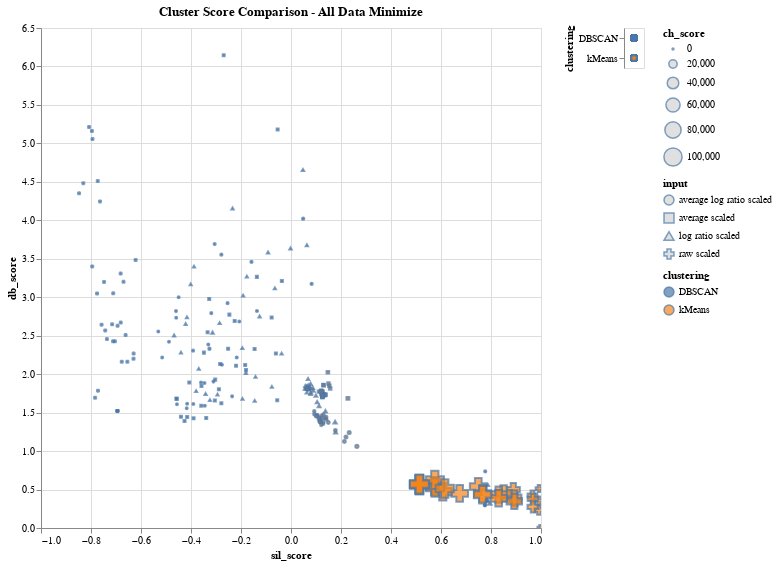

Notebook cell for this chart:
### Markdown cell above
## Altair Visualizations with both DBSCAN and kMeans

### Code cell
# Data: Raw Scaled, Average Scaled, Log Ratio Scaled
data = df_clustering_metrics
domain = ['kMeans', 'DBSCAN']
title = "Cluster Score Comparison - All Data Minimize"

# Minimize position (left corner)
x_axis = 'sil_score:Q'
y_axis ='db_score:Q'
    
# Maximize size and gradient
size = 'ch_score:Q'
gradient = None

plot_comparison_plot(data, domain, title, x_axis, y_axis, size, gradient)

### Figure 1 — Vega-Lite specification as saved in the notebook (floating-point values rounded to 4 significant figures; data arrays with more than 128 entries replaced by an {"elided": "..."} marker saying what was removed)
{"config": {"view": {"continuousWidth": 400, "continuousHeight": 300}}, "hconcat": [{"mark": {"type": "point", "strokeOpacity": 1.0}, "encoding": {"fill": {"condition": {"type": "nominal", "field": "clustering", "selection": "selector216"}, "value": "lightgray"}, "shape": {"type": "nominal", "field": "input"}, "size": {"type": "quantitative", "field": "ch_score"}, "tooltip": [{"type": "nominal", "field": "input"}, {"type": "nominal", "field": "clustering"}, {"type": "nominal", "field": "n_clusters"}, {"type": "quantitative", "field": "sse_score"}, {"type": "quantitative", "field": "db_score"}, {"type": "quantitative", "field": "ch_score"}, {"type": "quantitative", "field": "sil_score"}, {"type": "quantitative", "field": "eps"}, {"type": "quantitative", "field": "min_samples"}], "x": {"type": "quantitative", "field": "sil_score"}, "y": {"type": "quantitative", "field": "db_score"}}, "height": 500, "selection": {"selector217": {"type": "interval", "bind": "scales", "encodings": ["x", "y"]}, "selector216": {"type": "multi", "fields": ["clustering"]}}, "title": "Cluster Score Comparison - All Data Minimize", "width": 500}, {"mark": "point", "encoding": {"fill": {"condition": {"type": "nominal", "field": "clustering", "selection": "selector216"}, "value": "lightgray"}, "y": {"type": "nominal", "axis": {"orient": "left"}, "field": "clustering"}}, "selection": {"selector216": {"type": "multi", "fields": ["clustering"]}}}], "data": {"name": "data-58ae7ce11cc4656c7442da2fc9054267"}, "$schema": "https://vega.github.io/schema/vega-lite/v4.8.1.json", "datasets": {"data-58ae7ce11cc4656c7442da2fc9054267": {"elided": "240 records"}}}
